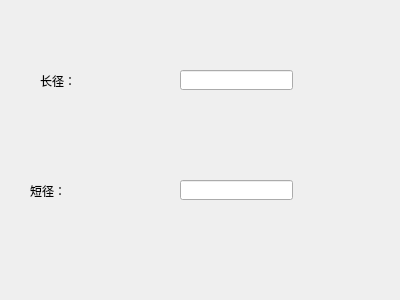
<?xml version="1.0" encoding="UTF-8"?>
<ui version="4.0">
 <class>Form</class>
 <widget class="QWidget" name="Form">
  <property name="geometry">
   <rect>
    <x>0</x>
    <y>0</y>
    <width>400</width>
    <height>300</height>
   </rect>
  </property>
  <property name="windowTitle">
   <string>Form</string>
  </property>
  <widget class="QLineEdit" name="mayorDiameterLineEdit">
   <property name="geometry">
    <rect>
     <x>180</x>
     <y>70</y>
     <width>113</width>
     <height>20</height>
    </rect>
   </property>
  </widget>
  <widget class="QLineEdit" name="minorDiameterLineEdit">
   <property name="geometry">
    <rect>
     <x>180</x>
     <y>180</y>
     <width>113</width>
     <height>20</height>
    </rect>
   </property>
  </widget>
  <widget class="QLabel" name="label">
   <property name="geometry">
    <rect>
     <x>40</x>
     <y>70</y>
     <width>101</width>
     <height>21</height>
    </rect>
   </property>
   <property name="text">
    <string>长径：</string>
   </property>
  </widget>
  <widget class="QLabel" name="label_2">
   <property name="geometry">
    <rect>
     <x>30</x>
     <y>180</y>
     <width>101</width>
     <height>21</height>
    </rect>
   </property>
   <property name="text">
    <string>短径：</string>
   </property>
  </widget>
 </widget>
 <resources/>
 <connections/>
</ui>
